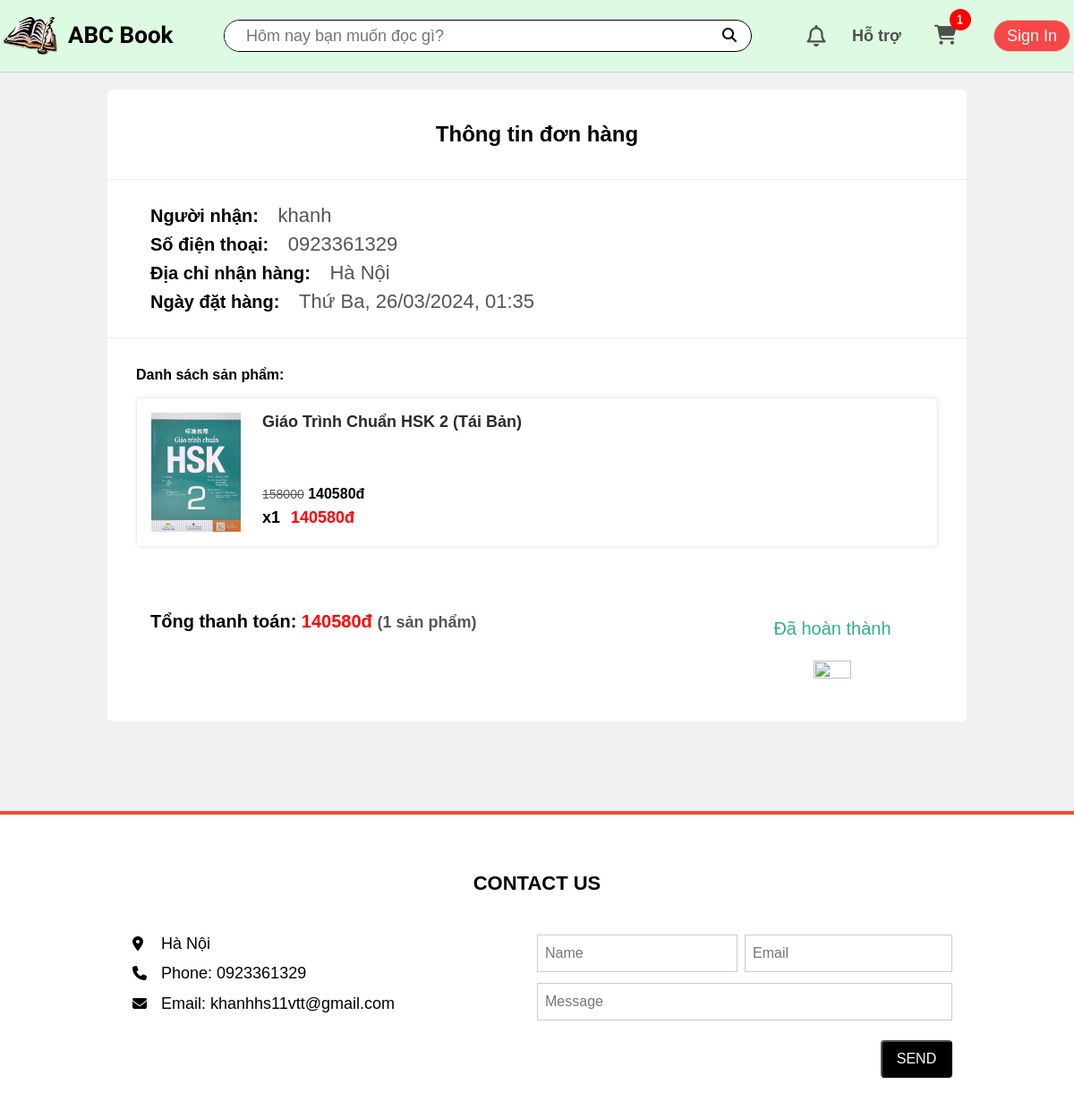
Screenshot of /order/details/112 (signed in) with the database file from the repository.
### app/models.py (models this page shows, shortened)
class Cart(models.Model):
    customer = models.OneToOneField(User, on_delete=models.CASCADE, blank=True, null=True)
    def getCartItemsAmount(self):
        cartItems = self.cartitem_set.all()
        total = sum([item.quantity for item in cartItems])
        return total

class CartItem(models.Model):
    product = models.ForeignKey(Product, on_delete=models.SET_NULL, blank=True, null=True)
    cart = models.ForeignKey(Cart, on_delete=models.SET_NULL, blank=True, null=True)
    quantity = models.IntegerField(default=0, null=True, blank=True)
    dateAdded = models.DateTimeField(auto_now_add=True)

class Order(models.Model):
    customer = models.ForeignKey(User, on_delete=models.SET_NULL, blank=True, null=True)
    name = models.CharField(max_length=100, null=True)
    address = models.CharField(max_length=250, null=True)
    phoneNumber = models.CharField(max_length=10, null=True)
    dateOrder = models.DateTimeField(auto_now_add=True)
    complete = models.BooleanField(default=False, null=True, blank=False)
    active = models.BooleanField(default=False)
    isPaid = models.BooleanField(default=False) # Check if the order has been paid
    def getDateOrder(self):
        weekdays = ["Thứ Hai", "Thứ Ba", "Thứ Tư", "Thứ Năm", "Thứ Sáu", "Thứ Bảy", "Chủ Nhật"]
        return weekdays[self.dateOrder.astimezone().weekday()] + ', ' + self.dateOrder.astimezone().strftime("%d/%m/%Y, %H:%M")
    @property
    def getOrderItemsAmount(self):
        orderitems = self.orderitem_set.all()
        total = sum([item.quantity for item in orderitems])
        return total
    def getOrderTotalPrice(self):
        orderitems = self.orderitem_set.all()
        total = sum([item.get_total for item in orderitems])
        return total

class OrderItem(models.Model):
    product = models.ForeignKey(Product, on_delete=models.SET_NULL, blank=True, null=True)
    order = models.ForeignKey(Order, on_delete=models.SET_NULL, blank=True, null=True)
    quantity = models.IntegerField(default=0, null=True, blank=True)
    dateAdded = models.DateTimeField(auto_now_add=True)
    @property
    def get_total(self):
        return self.product.price * self.quantity

class Product(models.Model):
    name = models.CharField(max_length=100, null=True)
    price = models.IntegerField()
    cost = models.IntegerField()
    image = models.ImageField(upload_to='product', null=True, blank=True)
    imageURL = models.URLField(null=True, blank=True)
    publisher = models.CharField(default='N/A', max_length=100, null=True, blank=True)
    author = models.CharField(default='N/A', max_length=100, null=True, blank=True)
    description = models.CharField(default='Người bán chưa cung cấp thông tin mô tả sản phẩm.', max_length=3000, null=True, blank=True)
    slugName = models.SlugField(unique=True, null=True, blank=True)
    CATEGORY_CHOICES = [
        ('category0', 'Nổi bật'),
        ('category1', 'Sách văn học'),
        ('category2', 'Sách kinh tế'),
        ('category3', 'Sách thiếu nhi'),
        ('category4', 'Sách giáo khoa'),
        ('category5', 'Sách ngoại ngữ'),
        ('category6', 'Tâm lý - kĩ năng sống'),
        ('category7', 'Tiểu sử - hồi ký'),
    ]
    category = models.CharField(
        max_length=30,
        choices=CATEGORY_CHOICES,
        default='category0',
    )

### app/views.py (the view)
# urls.py: path('order/details/<int:order_id>', views.orderDetails, name='order-details'),
def orderDetails(request, order_id):
    if request.user.is_authenticated:
        customer = request.user
        cart, created = Cart.objects.get_or_create(customer=customer)
        try:
            order = get_object_or_404(Order, customer=customer, id=order_id)
            items = order.orderitem_set.all()
        except Http404:
            order = {'get_cart_items':0, 'get_cart_total':0}
            items = []
    else:
        customer = None
        cart = {'getCartItemsAmount': 0}
        order = {'get_cart_items':0, 'get_cart_total':0}
        items = []
    context = {'cart': cart ,'order': order, 'items': items}
    return render(request, 'app/orderdetail.html', context)

### app/models.py (called while the page is built)
    @property
    def avatarURL(self):
        url = '/static/app/images/avatar-icon.png'
        try:
            url = self.avatar.url
        except:
            url = '/static/app/images/avatar-icon.png'
        return url

### app/templates/app/orderdetail.html (shortened to what this page needs)
{% extends 'app/base.html' %}
{% load static %}
{% block title %}
    <link rel="stylesheet" href="{% static 'app/css/orderdetail.css' %}"/>
{% endblock title %}
{% block content %}
    <div class="order-details">
        <h2 class="order-details__heading">Thông tin đơn hàng</h2>
        <div class="customer">
            <h4>Người nhận: <span>{{order.name}}</span></h4>
            <h4>Số điện thoại: <span>{{order.phoneNumber}}</span></h4>
            <h4>Địa chỉ nhận hàng: <span>{{order.address}}</span></h4>
            <h4>Ngày đặt hàng: <span>{{order.getDateOrder}}</span></h4>
        </div>
        <div class="list-product">
            <h4 class="list-product__heading">Danh sách sản phẩm:</h4>
            {% for item in items %}
                <a class="product" href="{% url 'book' item.product.slugName %}">
                    <img class="product__img" src="{{item.product.imageURL}}">
                    <div class="product__info">
                        <h4 class="info__heading">{{item.product.name}}</h4>
                        <div class="info__body">
                            <div class="info__body-price">
                                <del>{{item.product.cost}}</del>
                                {{item.product.price}}đ
                            </div>
                            <div class="total-price">
                                <div class="total-price__quantity">x{{item.quantity}}</div>
                                <div class="total-price__total">{{item.get_total}}đ</div>
                            </div>
                        </div>
                    </div>
                </a>
            {% endfor %}
        </div>
        <div class="order-details__controls">
            <div class="order-details__bill">
                Tổng thanh toán: <span>{{order.getOrderTotalPrice}}đ</span>
                <label>({{order.getOrderItemsAmount}} sản phẩm)</label>
            </div>
            <div class="order-details__status">
                {% if order.isPaid %}
                    {% if order.complete %}
                        <label style="color: #31af91">Đã hoàn thành</label>
                        <button data-order="{{order.id}}" type="button" disabled class="order-demo-button order__complete complete">
                            <img src="{% static 'app/images/success-icon.png' %}">
                        </button>
                    {% else %}
                        <label style="color: #ff7600">Chưa hoàn thành</label>
                        <button data-order="{{order.id}}" type="button" class="order-demo-button order__complete">Đã nhận hàng</button>
                    {% endif %}
                {% else %}
                    <label style="color: #ff0000">Chưa thanh toán</label>
                    <button data-order="{{order.id}}" type="button" class="order-demo-button order__pay-again">Thanh toán</button>
                {% endif %}
            </div>
        </div>
    </div>
{% endblock content %}

### app/templates/app/base.html (shortened to what this page needs)
{% load static %}
<!DOCTYPE html>
<html lang="en">
<head>
    {% block title %}{% endblock title %}
    <link rel="stylesheet" href="https://cdnjs.cloudflare.com/ajax/libs/font-awesome/6.4.2/css/all.min.css">
    <link rel="stylesheet" href="{% static 'app/css/reset.css' %}"/>
    <link rel="stylesheet" href="{% static 'app/css/base.css' %}"/>
    <link rel="stylesheet" href="{% static 'app/css/responsive.css' %}"/>
</head>
<body>
    <header>
        <div class="header">
            <div class="nav grid">
                <div class="nav__logo">
                    <a href="{% url 'home' %}" class="logo-link">
                        <img class="logo-link__icon pc" src="{% static 'app/images/book-logo.png' %}" alt="">
                        <h2 class="logo-link__heading">ABC Book</h2>
                    </a>
                </div>
                <div class="nav__search">
                    <input id="search-input" class="search__input tablet pc" type="text" placeholder="Hôm nay bạn muốn đọc gì?">
                    <button id="search-button" type="button" class="search__btn">
                        <i class="fa-solid fa-magnifying-glass"></i>
                    </button>
                </div>
                <div class="nav__notify pc tablet">
                    <div class="nav__notify-icon">
                        <a href="{% url 'notifications' %}" class="nav__notify-link">
                            <i class="fa-regular fa-bell"></i>
                        </a>
                    </div>
                </div>
                <div class="nav__support pc tablet">
                    <a href="" class="nav__support-link">Hỗ trợ</a>
                </div>
                <div class="nav__cart pc tablet">
                    <a href="{% url 'cart' %}" class="nav__cart-link">
                        <i class="fa-solid fa-cart-shopping"><div class="nav__cart-quantity">{{cart.getCartItemsAmount}}</div></i>
                    </a>
                </div>
                <div class="nav__user">
                    <button type="button" id="sign-btn" class="sign-btn">Sign In</button>
                </div>
            </div>
        </div>
    </header>
    {% block content %}{% endblock content %}
    {% block footer %}
        <footer class="footer">
            <div class="wrapper">
                <h2 class="heading">CONTACT US</h2>
                <div class="contact">
                    <div class="contact__info">
                        <ul style="list-style: none;">
                            <li><i class="fa-solid fa-location-dot"></i>Hà Nội</li>
                            <li><i class="fa fa-phone"></i>Phone: 0923361329</li>
                            <li><i class="fa fa-envelope"></i>Email: khanhhs11vtt@gmail.com</li>
                        </ul>
                    </div>
                    <div class="contact__form">
                        <div class="form__input"><input type="text" placeholder="Name" name="name"></div>
                        <div class="form__input"><input type="text" placeholder="Email" name="email"></div>
                        <div class="form__message"><input type="text" placeholder="Message" name="message"></div>
                        <button type="button" id="send-feedback" class="form__send-btn">SEND</button>
                    </div>
                </div>
            </div>
        </footer>
    {% endblock footer %}
</body>
</html>

### app/static/app/css/orderdetail.css (style rules this page uses)
.order-details { width: 960px; max-width: 100%; margin: 100px auto; background-color: #fff; border-radius: 6px; }
a { text-decoration: none; color: #000; }
.order-details .order-details__heading { width: 100%; padding: 36px 0; font-size: 24px; text-align: center; border-bottom: 1px solid #eee; }
.order-details .customer { width: 100%; padding: 24px; padding-left: 48px; border-bottom: 1px solid #eee; }
.order-details .customer h4 { font-size: 20px; line-height: 32px; }
.order-details .customer span { margin-left: 16px; font-size: 22px; font-weight: 300; color: #555; }
.order-details .list-product { width: 100%; padding: 32px; }
.order-details .list-product .product { display: flex; width: 100%; margin: 16px 0; padding: 16px 0; border: 1px solid #eee; border-radius: 6px; box-shadow: 0 0 5px 1px #f3f3f3; }
.order-details .list-product .product__img { width: 100px; max-width: 20%; aspect-ratio: 3/4; margin-left: 16px; margin-right: 24px; }
.order-details .list-product .product__info { display: flex; flex-direction: column; justify-content: space-between; }
.order-details .list-product .info__heading { font-size: 18px; font-weight: 600; color: #2a2a2a; width: 100%; flex: 1; }
.order-details .list-product .info__body-price { font-size: 16px; font-weight: 600; }
.order-details .list-product .info__body-price del { font-size: 14px; font-weight: 300; color: #555; }
.order-details .list-product .total-price { display: flex; padding: 6px 0; }
.order-details .list-product .total-price__quantity { font-size: 18px; font-weight: 600; padding-right: 12px; }
.order-details .list-product .total-price__total { font-size: 18px; font-weight: 600; color: #ff0000; }
.order-details .order-details__controls { display: flex; }
.order-details .order-details__bill { flex: 1; width: 100%; padding: 24px; padding-left: 48px; font-size: 20px; font-weight: 600; }
.order-details .order-details__bill span { color: #ff0000; }
.order-details .order-details__bill label { font-size: 18px; color: #555; }
.order-details .order-details__status { width: 300px; max-width: 50%; padding: 32px 0; font-size: 20px; display: flex; align-items: center; flex-direction: column; justify-content: space-between; }
.order-details .order-details__status .order-demo-button { width: 160px; height: 36px; margin-top: 24px; border: none; border-radius: 6px; background-color: #ff5500; cursor: pointer; color: #fff; font-size: 20px; font-weight: 600; }
.order-details .order-details__status .order__complete.complete { background-color: transparent; }
.order-details .order-details__status .order__complete.complete img { width: 42px; aspect-ratio: 1/1; }

### app/static/app/css/responsive.css (style rules this page uses)
.pc, .tablet, .mobile { display: none; }
@media only screen and (min-width: 1024px) { .pc { display: block; } }

### rows the page displays
Cart: getCartItemsAmount "1"
Order: name "khanh", phoneNumber "0923361329", address "Hà Nội", getDateOrder "Thứ Ba, 26/03/2024, 01:35", getOrderTotalPrice "140580", getOrderItemsAmount "1"
OrderItem: product.imageURL (picture), product.name "Giáo Trình Chuẩn HSK 2 (Tái Bản)", product.cost "158000", product.price "140580", quantity "1", get_total "140580"
